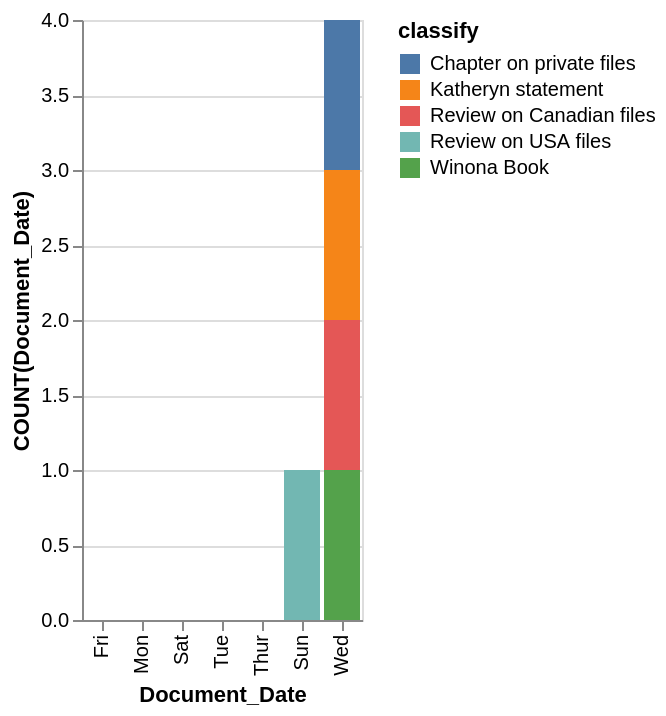

Specify this chart in Vega-Lite:
### Vega-Lite specification from a JSON file in a GitHub repository (floating-point values rounded to 4 significant figures)
{"data": {"values": [{"x_data": "Fri", "y_data": 0, "classify": "Chapter on private files"}, {"x_data": "Mon", "y_data": 0, "classify": "Chapter on private files"}, {"x_data": "Sat", "y_data": 0, "classify": "Chapter on private files"}, {"x_data": "Tue", "y_data": 0, "classify": "Chapter on private files"}, {"x_data": "Sun", "y_data": 0, "classify": "Chapter on private files"}, {"x_data": "Thur", "y_data": 0, "classify": "Chapter on private files"}, {"x_data": "Wed", "y_data": 1, "classify": "Chapter on private files"}, {"x_data": "Fri", "y_data": 0, "classify": "Katheryn statement"}, {"x_data": "Mon", "y_data": 0, "classify": "Katheryn statement"}, {"x_data": "Sat", "y_data": 0, "classify": "Katheryn statement"}, {"x_data": "Tue", "y_data": 0, "classify": "Katheryn statement"}, {"x_data": "Sun", "y_data": 0, "classify": "Katheryn statement"}, {"x_data": "Thur", "y_data": 0, "classify": "Katheryn statement"}, {"x_data": "Wed", "y_data": 1, "classify": "Katheryn statement"}, {"x_data": "Fri", "y_data": 0, "classify": "Review on Canadian files"}, {"x_data": "Mon", "y_data": 0, "classify": "Review on Canadian files"}, {"x_data": "Sat", "y_data": 0, "classify": "Review on Canadian files"}, {"x_data": "Tue", "y_data": 0, "classify": "Review on Canadian files"}, {"x_data": "Sun", "y_data": 0, "classify": "Review on Canadian files"}, {"x_data": "Thur", "y_data": 0, "classify": "Review on Canadian files"}, {"x_data": "Wed", "y_data": 1, "classify": "Review on Canadian files"}, {"x_data": "Fri", "y_data": 0, "classify": "Review on USA files"}, {"x_data": "Mon", "y_data": 0, "classify": "Review on USA files"}, {"x_data": "Sat", "y_data": 0, "classify": "Review on USA files"}, {"x_data": "Tue", "y_data": 0, "classify": "Review on USA files"}, {"x_data": "Sun", "y_data": 1, "classify": "Review on USA files"}, {"x_data": "Thur", "y_data": 0, "classify": "Review on USA files"}, {"x_data": "Wed", "y_data": 0, "classify": "Review on USA files"}, {"x_data": "Fri", "y_data": 0, "classify": "Winona Book"}, {"x_data": "Mon", "y_data": 0, "classify": "Winona Book"}, {"x_data": "Sat", "y_data": 0, "classify": "Winona Book"}, {"x_data": "Tue", "y_data": 0, "classify": "Winona Book"}, {"x_data": "Sun", "y_data": 0, "classify": "Winona Book"}, {"x_data": "Thur", "y_data": 0, "classify": "Winona Book"}, {"x_data": "Wed", "y_data": 1, "classify": "Winona Book"}]}, "mark": "bar", "encoding": {"x": {"field": "x_data", "type": "nominal", "title": "Document_Date", "sort": {"op": "sum", "field": "y_data", "order": "ascending"}}, "y": {"field": "y_data", "type": "quantitative", "title": "COUNT(Document_Date)"}, "color": {"field": "classify"}}}
